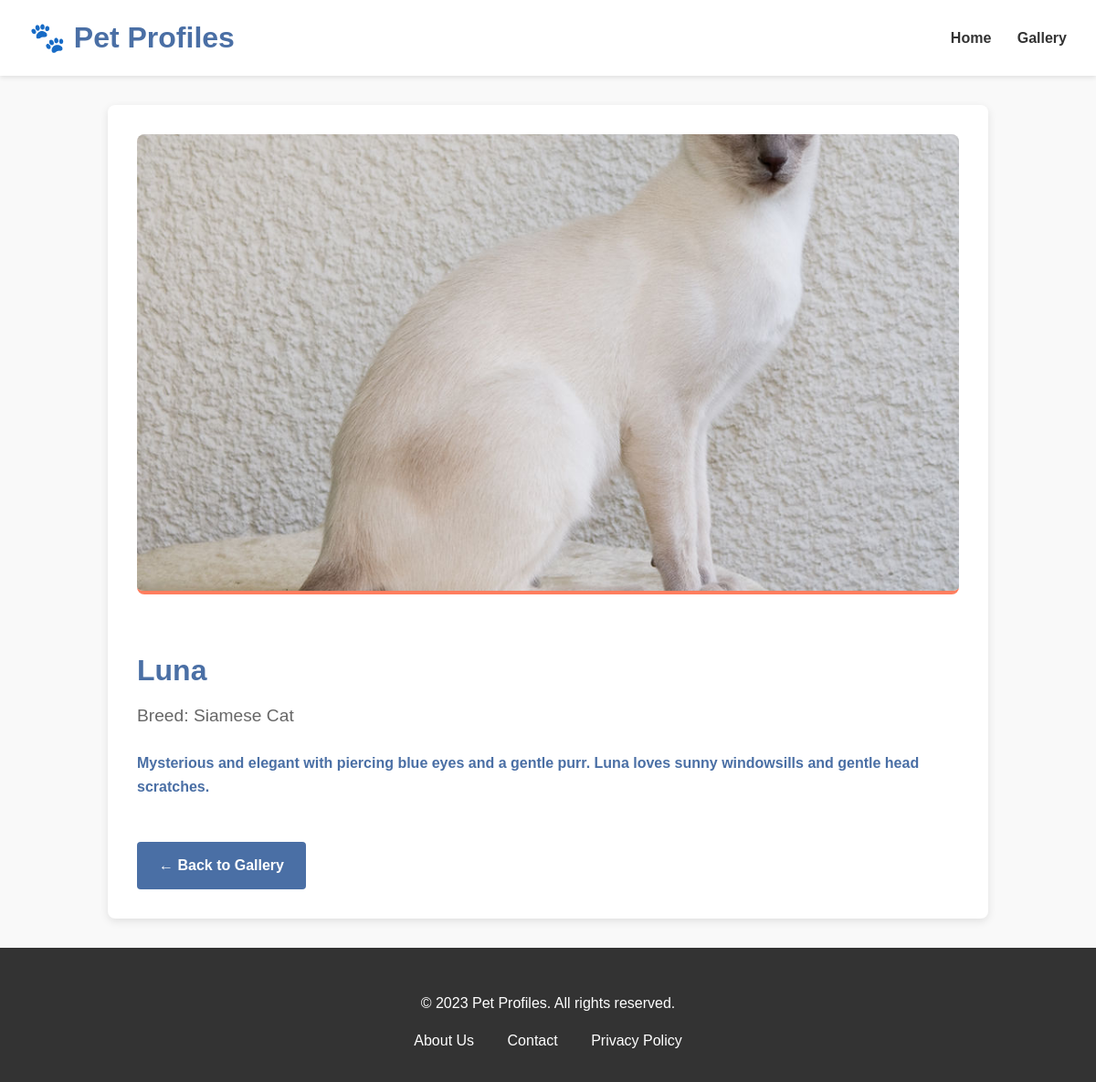
The app's page /frontend/pet-detail.php?id=2 with its own data.
### tables this page shows
CREATE TABLE pets (
    id INT AUTO_INCREMENT PRIMARY KEY,
    name VARCHAR(100) NOT NULL,
    breed VARCHAR(100) NOT NULL,
    story TEXT NOT NULL,
    photo VARCHAR(255),
    created_at TIMESTAMP DEFAULT CURRENT_TIMESTAMP,
    updated_at TIMESTAMP DEFAULT CURRENT_TIMESTAMP ON UPDATE CURRENT_TIMESTAMP
);

### frontend/includes/db.php (called while the page is built, shortened)
<?php
function executeQuery($pdo, $sql, $params = []) {
    try {
        $stmt = $pdo->prepare($sql);
        $stmt->execute($params);
        return $stmt;
    } catch(PDOException $e) {
        error_log("Query execution failed: " . $e->getMessage());
        throw new Exception("Database operation failed");
    }
}
function getPetById($pdo, $id) {
    $sql = "SELECT * FROM pets WHERE id = ?";
    return executeQuery($pdo, $sql, [$id])->fetch();
}
?>

### frontend/pet-detail.php (the view)
<?php
require_once 'includes/db.php';
include 'includes/header.php';
$id = isset($_GET['id']) ? (int)$_GET['id'] : 0;
$pet = getPetById($pdo, $id);
?>
<?php if ($pet): ?>
  <div class="pet-detail">
    <img src="images/<?= htmlspecialchars($pet['photo']) ?>" alt="<?= htmlspecialchars($pet['name']) ?>">
    <h2><?= htmlspecialchars($pet['name']) ?></h2>
    <h4>Breed: <?= htmlspecialchars($pet['breed']) ?></h4>
    <p><?= nl2br(htmlspecialchars($pet['story'])) ?></p>
    <a href="gallery.php">← Back to Gallery</a>
  </div>
<?php else: ?>
  <p>Sorry, pet not found.</p>
<?php endif; ?>
<?php include 'includes/footer.php'; ?>

### frontend/css/style.css (style rules this page uses)
body { font-family: 'Arial', sans-serif; line-height: 1.6; color: #333; margin: 0; padding: 0; background-color: #f9f9f9; }
a { text-decoration: none; color: #4a6fa5; }
.pet-detail { max-width: 900px; margin: 2rem auto; padding: 2rem; background: white; border-radius: 8px; box-shadow: 0 3px 10px rgba(0,0,0,0.1); }
.pet-detail img { width: 100%; max-height: 500px; object-fit: cover; border-radius: 8px; margin-bottom: 1.5rem; border-bottom: 4px solid #ff7e5f; }
.pet-detail h2 { color: #4a6fa5; margin-bottom: 0.5rem; font-size: 2rem; }
.pet-detail h4 { color: #666; margin-top: 0; margin-bottom: 1.5rem; font-weight: normal; font-size: 1.2rem; }
.pet-detail p { margin-bottom: 1rem; line-height: 1.6; }
.pet-detail p:first-of-type { font-weight: bold; color: #4a6fa5; }
.pet-detail a { display: inline-block; margin-top: 2rem; padding: 0.8rem 1.5rem; background-color: #4a6fa5; color: white; border-radius: 4px; font-weight: 600; transition: background-color 0.3s; }

### records on screen
pets: photo (picture), name "Luna", breed "Siamese Cat", story "Mysterious and elegant with piercing blue eyes and a gentle purr. Luna loves sunny windowsills and gentle head scratches."
